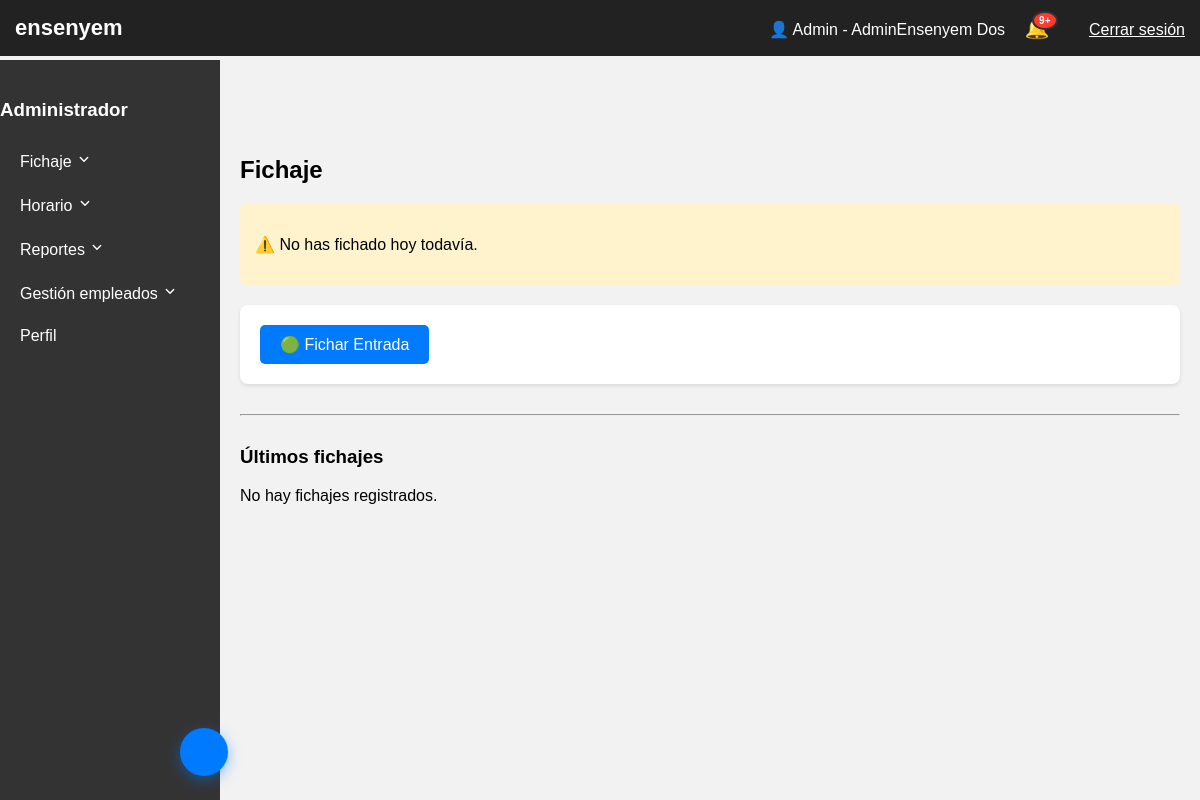
Page /panel.php (signed in) on the earlier database version.
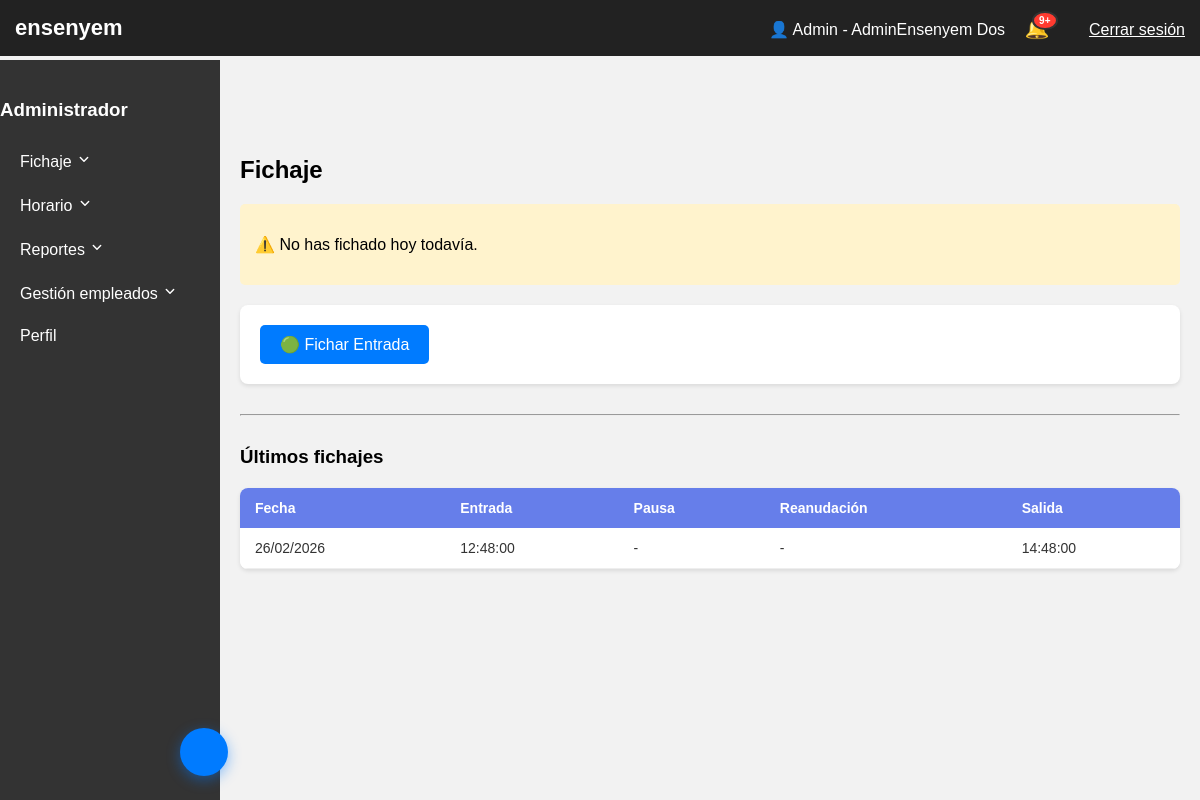
Same page on the later database version.
### tables this page shows
CREATE TABLE `fichaje` (
  `id_fichaje` int(11) NOT NULL,
  `id_usuario` int(11) NOT NULL,
  `fecha` date NOT NULL,
  `hora_entrada` time DEFAULT NULL,
  `hora_pausa` time DEFAULT NULL,
  `hora_reanudacion` time DEFAULT NULL,
  `hora_salida` time DEFAULT NULL,
  `tipo` varchar(50) DEFAULT NULL,
  `observaciones` text DEFAULT NULL
);

### secciones/fichaje.php (the view, shortened to what this page needs)
<link rel="stylesheet" href="css/fichaje.css">
<?php
$sql = "SELECT * FROM FICHAJE
        WHERE id_usuario = :id_usuario
        AND fecha = CURDATE()
        ORDER BY id_fichaje DESC
        LIMIT 1";
$stmt = $pdo->prepare($sql);
$stmt->execute(['id_usuario' => $usuario['id']]);
$fichajeHoy = $stmt->fetch(PDO::FETCH_ASSOC);
$mostrarEntrada = !$fichajeHoy || $fichajeHoy['hora_salida'] !== null;
$ip_usuario = $_SERVER['REMOTE_ADDR'];
$acceso_permitido = (
    $ip_usuario === IP_OFICINA ||
    strpos($ip_usuario, RANGO_LOCAL) === 0 ||
    $ip_usuario === '127.0.0.1' ||
    $ip_usuario === '::1'
);
?>
<h2> Fichaje</h2>
<?php if($fichajeHoy): ?>
    <div style="background: #cacacaa8; padding: 15px; border-radius: 5px; margin-bottom: 20px;">
        <p><strong>Estado del fichaje de hoy:</strong></p>
        <p>🕐 Entrada: <strong><?= $fichajeHoy['hora_entrada'] ?? '-' ?></strong></p>
        <p>⏸️ Pausa: <strong><?= $fichajeHoy['hora_pausa'] ?? '-' ?></strong></p>
        <p>▶️ Reanudación: <strong><?= $fichajeHoy['hora_reanudacion'] ?? '-' ?></strong></p>
        <p>🏁 Salida: <strong><?= $fichajeHoy['hora_salida'] ?? '-' ?></strong></p>
    </div>
<?php else: ?>
    <div style="background: #fff3cd; padding: 15px; border-radius: 5px; margin-bottom: 20px;">
        <p>⚠️ No has fichado hoy todavía.</p>
    </div>
<?php endif; ?>
<div class="fichaje-panel">
    <?php if ($acceso_permitido): ?>
        <form action="secciones/fichaje_accion.php" method="POST">
            <?php if($mostrarEntrada): ?>
                <button type="submit" name="accion" value="entrada" class="boton">🟢 Fichar Entrada</button>
            <?php endif; ?>
        </form>
    <?php endif; ?>
</div>
<hr style="margin: 30px 0;">
<h3> Últimos fichajes</h3>
<?php
$sqlHistorial = "SELECT * FROM FICHAJE
                 WHERE id_usuario = :id_usuario
                 ORDER BY fecha DESC, id_fichaje DESC
                 LIMIT 7";
$stmtHistorial = $pdo->prepare($sqlHistorial);
$stmtHistorial->execute(['id_usuario' => $usuario['id']]);
$historial = $stmtHistorial->fetchAll(PDO::FETCH_ASSOC);
if(count($historial) > 0):
?>
<div class="table-container">
    <table class="fichajes-table">
        <thead>
            <tr>
                <th>Fecha</th>
                <th>Entrada</th>
                <th>Pausa</th>
                <th>Reanudación</th>
                <th>Salida</th>
            </tr>
        </thead>
        <tbody>
            <?php foreach($historial as $f): ?>
                <tr>
                    <td><?= date('d/m/Y', strtotime($f['fecha'])) ?></td>
                    <td><?= $f['hora_entrada'] ?? '-' ?></td>
                    <td><?= $f['hora_pausa'] ?? '-' ?></td>
                    <td><?= $f['hora_reanudacion'] ?? '-' ?></td>
                    <td><?= $f['hora_salida'] ?? '-' ?></td>
                </tr>
            <?php endforeach; ?>
        </tbody>
    </table>
</div>
<?php else: ?>
    <p>No hay fichajes registrados.</p>
<?php endif; ?>

### panel.php (shortened to what this page needs)
<?php
require_once 'config.php';
$usuario  = $_SESSION['usuario'];
$idUsuario = $usuario['id'];
$esAdmin  = $_SESSION['es_admin'] ?? null;
$seccion = $_GET['seccion'] ?? 'fichaje';
$vista   = $_GET['vista']   ?? 'inicio';
$empresa  = $_SESSION['empresa_activa'];
$cssFile  = "css/empresa_$empresa.css";
$nombreEmpresa = "Empresa desconocida";
foreach ($_SESSION['usuario']['empresas'] as $emp) {
    if ($emp['id_empresa'] == $empresa) {
        $nombreEmpresa = $emp['nombre'];
        break;
    }
}
?>
<!DOCTYPE html>
<html lang="es">
<head>
    <link rel="stylesheet" href="<?= $cssFile ?>">
</head>
<body>
    <header>
        <div class="logo"><?= htmlspecialchars($nombreEmpresa) ?></div>
        <div>
            <span style="color:white; margin-right:15px;">
                <?= $esAdmin ? '👤 Admin' : '👤 Empleado' ?> -
                <?= htmlspecialchars($usuario['nombre'] . ' ' . $usuario['apellidos']) ?>
            </span>
            <div class="notification-container" style="display: inline-block; position: relative; margin-right: 15px;">
                <?php
                $stmtNotif = $pdo->prepare("SELECT COUNT(*) FROM NOTIFICACIONES WHERE id_usuario = ? AND leida = 0");
                $stmtNotif->execute([$idUsuario]);
                $countNotif = $stmtNotif->fetchColumn();
                $badge = ($countNotif > 9) ? '9+' : $countNotif;
                ?>
                <a href="panel.php?seccion=notificaciones" style="text-decoration: none; font-size: 20px;">
                    🔔
                    <?php if ($countNotif > 0): ?>
                        <span class="notification-badge"><?= $badge ?></span>
                    <?php endif; ?>
                </a>
            </div>
            <a href="logout.php" style="color:white; margin-left:20px;">Cerrar sesión</a>
        </div>
    </header>
    <?php if($esAdmin): ?>
        <div class="sidebar">
            <h3 class="sidebar-title">Administrador</h3>
            <a class="submenu-btn">
                Fichaje
                <svg class="arrow-icon" width="16" height="16" viewBox="0 0 20 20">
                    <path d="M 10 13.7 a 0.897 0.897 0 0 1 -0.636 -0.264 l -4.6 -4.6 a 0.9 0.9 0 1 1 1.272 -1.273 L 10 11.526 l 3.964 -3.963 a 0.9 0.9 0 0 1 1.272 1.273 l -4.6 4.6 A 0.897 0.897 0 0 1 10 13.7 Z"></path>
                </svg>
            </a>
            <a class="submenu-btn">
                Horario
                <svg class="arrow-icon" width="16" height="16" viewBox="0 0 20 20">
                    <path d="M 10 13.7 a 0.897 0.897 0 0 1 -0.636 -0.264 l -4.6 -4.6 a 0.9 0.9 0 1 1 1.272 -1.273 L 10 11.526 l 3.964 -3.963 a 0.9 0.9 0 0 1 1.272 1.273 l -4.6 4.6 A 0.897 0.897 0 0 1 10 13.7 Z"></path>
                </svg>
            </a>
            <a class="submenu-btn">
                Reportes
                <svg class="arrow-icon" width="16" height="16" viewBox="0 0 20 20">
                    <path d="M 10 13.7 a 0.897 0.897 0 0 1 -0.636 -0.264 l -4.6 -4.6 a 0.9 0.9 0 1 1 1.272 -1.273 L 10 11.526 l 3.964 -3.963 a 0.9 0.9 0 0 1 1.272 1.273 l -4.6 4.6 A 0.897 0.897 0 0 1 10 13.7 Z"></path>
                </svg>
            </a>
            <a class="submenu-btn">
                Gestión empleados
                <svg class="arrow-icon" width="16" height="16" viewBox="0 0 20 20">
                    <path d="M 10 13.7 a 0.897 0.897 0 0 1 -0.636 -0.264 l -4.6 -4.6 a 0.9 0.9 0 1 1 1.272 -1.273 L 10 11.526 l 3.964 -3.963 a 0.9 0.9 0 0 1 1.272 1.273 l -4.6 4.6 A 0.897 0.897 0 0 1 10 13.7 Z"></path>
                </svg>
            </a>
            <a href="panel.php?seccion=perfil">Perfil</a>
        </div>
    <?php endif; ?>
    <main>
        <?php
        if ($esAdmin) {
            if ($seccion === "fichaje") {
                if ($vista === "inicio")   include "secciones/fichaje.php";
            }
        }
        ?>
    </main>
    <button class="chat-fab" id="chatFab" title="Asistente IA" aria-label="Abrir asistente IA">
    </button>
</body>
</html>

### css/empresa_1.css (style rules this page uses)
body { margin:0; font-family: Arial; background:#f2f2f2; }
header { background:#222; color:white; padding:15px; display:flex; align-items:center; justify-content:space-between; position: sticky; top: 0; z-index: 1000; }
.logo { font-weight:bold; font-size:22px; }
.sidebar { width:220px; background:#333; color:white; position:fixed; top:60px; bottom:0; padding-top:20px; }
.sidebar a { display:block; padding:12px 20px; color:white; text-decoration:none; transition:0.2s; }
main { margin-left:220px; padding:20px; margin-top:60px; }
.boton { padding:10px 20px; margin-right:10px; background:#007bff; border:none; color:white; cursor:pointer; border-radius:5px; font-size:16px; }
.arrow-icon { transition: transform .3s ease; margin-left: auto; }
.submenu-btn { display: flex; justify-content: space-between; align-items: center; cursor: pointer; }
.notification-badge { position: absolute; top: -5px; right: -8px; background-color: #ff3b30; color: white; border-radius: 50%; padding: 2px 5px; font-size: 10px; font-weight: bold; border: 2px solid #333; }
.chat-fab { position: fixed; bottom: 24px; left: 180px; width: 48px; height: 48px; background: #007bff; border: none; border-radius: 50%; color: white; font-size: 22px; cursor: pointer; box-shadow: 0 4px 14px rgba(0,123,255,0.45); display: flex; align-items: center; justify-content: center; z-index: 9999; transition: background 0.2s, transform 0.2s; }

### css/fichaje.css (style rules this page uses)
.fichaje-panel { background: white; padding: 20px; border-radius: 8px; margin-bottom: 20px; box-shadow: 0 2px 4px rgba(0,0,0,0.1); display: flex; gap: 10px; flex-wrap: wrap; }
.table-container { background: white; border-radius: 8px; overflow: hidden; box-shadow: 0 2px 4px rgba(0,0,0,0.1); margin-top: 20px; }
.fichajes-table { width: 100%; border-collapse: collapse; font-size: 14px; background-color: white; }
.fichajes-table th { background: #667eea; color: white; padding: 12px 15px; text-align: left; font-weight: 600; }
.fichajes-table td { padding: 12px 15px; border-bottom: 1px solid #eee; color: #333; }

### panel.php (style rules this page uses)
.chat-fab { position: fixed; bottom: 24px; left: 180px; width: 48px; height: 48px; background: #007bff; border: none; border-radius: 50%; color: white; font-size: 22px; cursor: pointer; box-shadow: 0 4px 14px rgba(0,123,255,0.45); display: flex; align-items: center; justify-content: center; z-index: 9999; transition: background 0.2s, transform 0.2s; }

Differences in the rows shown:
added fichaje: fecha "26/02/2026", hora_entrada "12:48:00", hora_pausa "-", hora_reanudacion "-", hora_salida "14:48:00"
Other differences:
text no longer shown: "No hay fichajes registrados."
text now shown: "Fecha Entrada Pausa Reanudación Salida"
